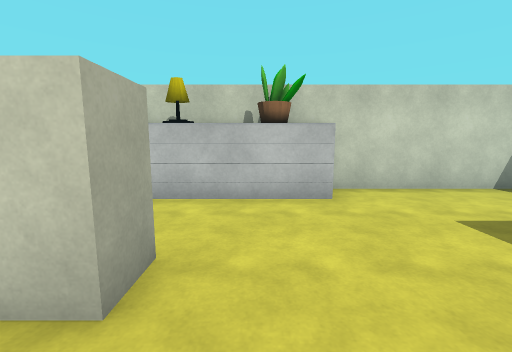
[1] (above)

14 first-person views from a walk through a scene from a Unity 3-D project. The camera is 1.3 m above the floor, tilts 8° down and sees 90° across. Doors are open. The floor is counted in squares, 1 m on a side. Each view is taken from the middle of a square. On the plan, view 1 faces up. The plan holds only what a view shows up to about 13 squares ahead; the rest is blank. The player is left out. Surface patterns are stand-ins for the level's own textures.

[2]
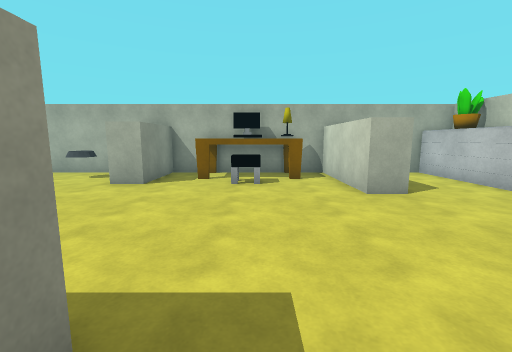

[3]
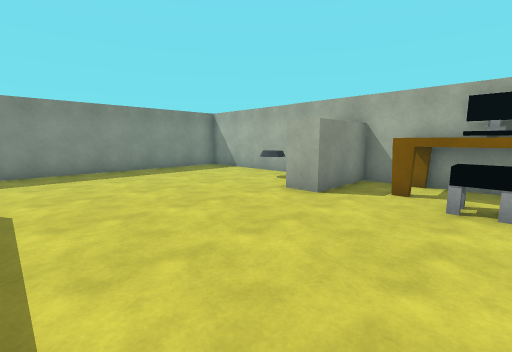

[4]
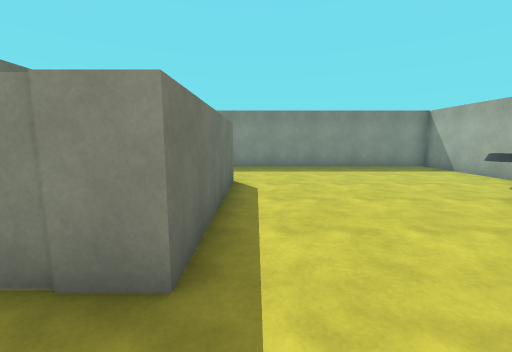

[5]
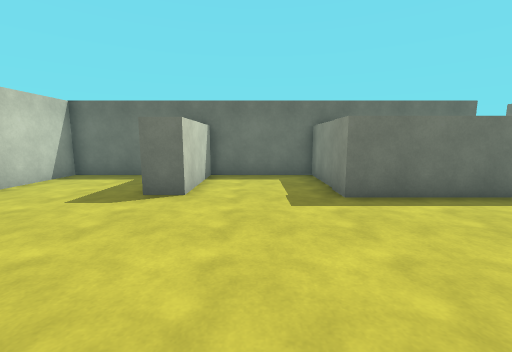

[6]
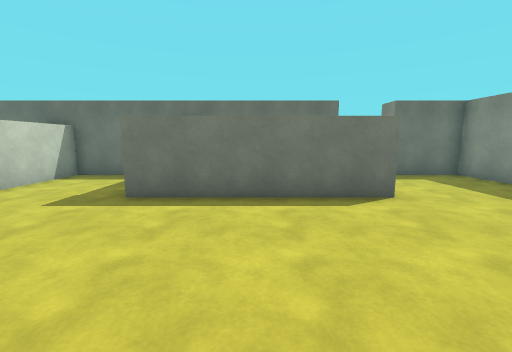

[7]
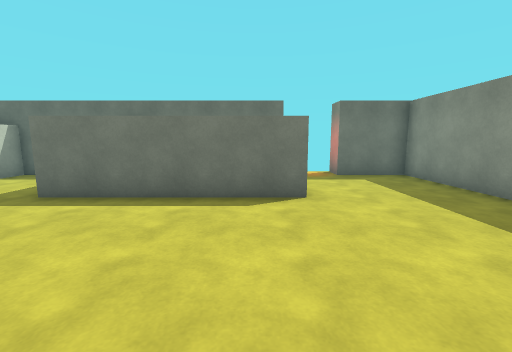

[8]
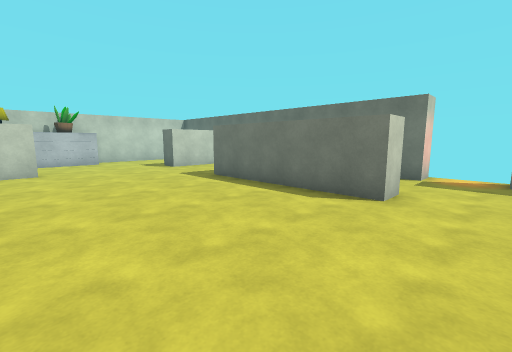

[9]
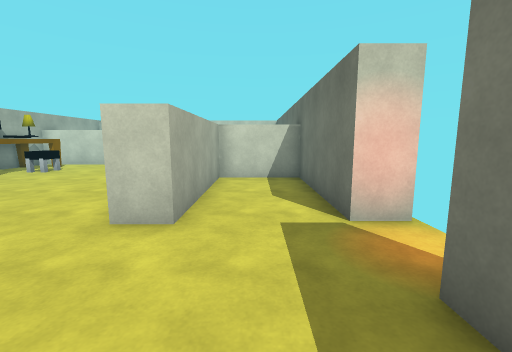

[10]
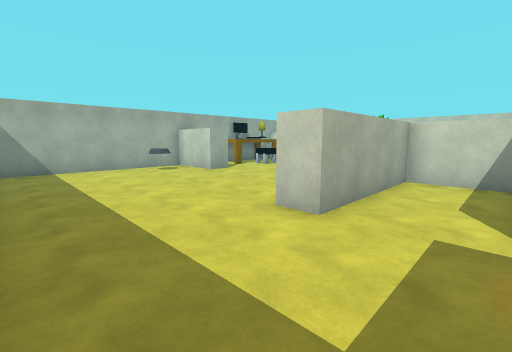

[11]
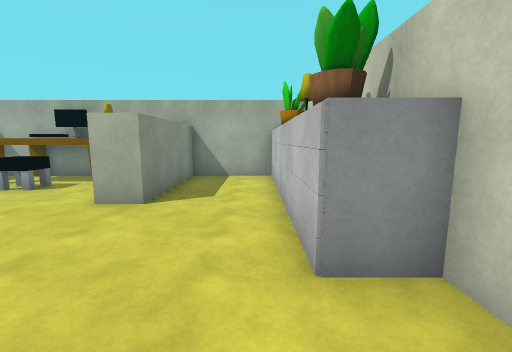

[12]
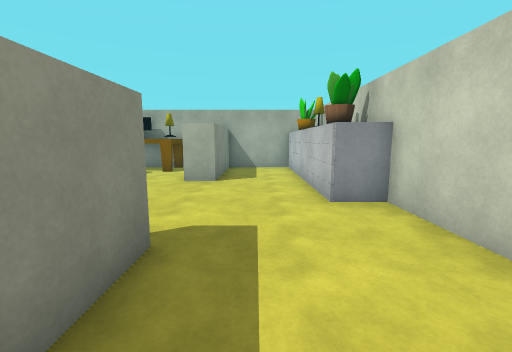

[13]
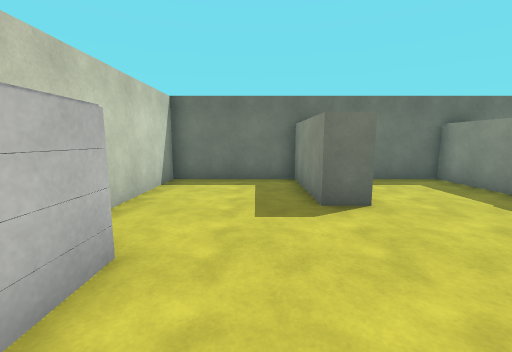

[14]
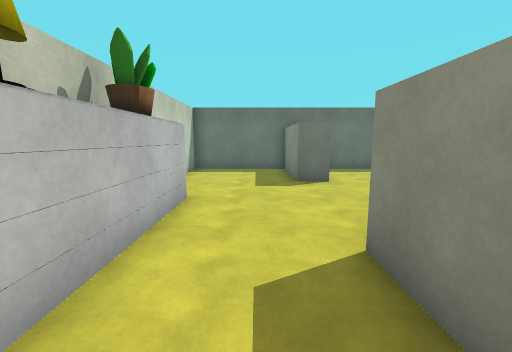

### Floor plan
Points are (right, up) in squares from view 1. A wall is a line through its corners. A room is listed if a view was taken in it or the views show most of it. See-through windows are left out.
Room 1 (views 1, 2, 3, 4, 5, 6, 7, 8, 9, 10, 11, 12, 13, 14)
walls: (4.7, -8.2) (3.7, -8.2) (3.7, -2) (7.5, -2) (7.5, 1.7) (4, 1.7) (4, 2.7) (7.5, 2.7) (7.5, 6.8) (1.4, 6.8); (-5.3, -4.3) (-2.5, -4.3) (-2.5, -5.3) (-5, -5.3); (-5.3, -5.6) (-5.3, -12.6) (7.5, -12.6) (7.5, -10.1); (-5.3, 5.5) (-5.3, 2.7) (-1.1, 2.7) (-1.1, 1.7) (-5.3, 1.7) (-5.3, 0.4)
ways out: opening at (6, -8) to room 2; open door at (7.8, -9) to room 2
objects: other object (-5, -3) to (-4, 0); other object (-5, 6) to (2, 6); other object (-4, -7); other object (-3, -2) to (-3, -1)
Room 2 (no view inside)
walls: (7.5, -8.2) (7.5, -3.1) (4.7, -3.1) (4.7, -8.2)
ways out: opening at (6, -8) to room 1; open door at (7.8, -9) to room 1

Positions as (right, up) in squares from view 1, and headings:
1: (0, 0), facing up
2: (5, -1), facing left
3: (3, -1), facing down-left
4: (3, 0), facing down
5: (-2, 0), facing right
6: (-2, -5), facing right
7: (-2, -7), facing right
8: (-2, -10), facing up-right
9: (6, -12), facing up
10: (7, -12), facing up-left
11: (4, 5), facing left
12: (7, 4), facing left
13: (-1, 4), facing right
14: (-4, 4), facing right
